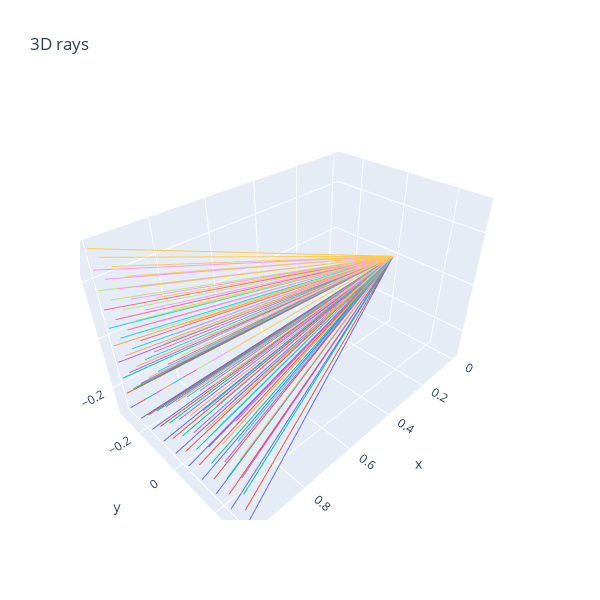

The cell this chart's notebook holds for it:
### Markdown cell above
Difficulty: 🔴🔴🔴⚪⚪
Importance: 🔵🔵⚪⚪⚪

You should spend up to 10-15 minutes on this exercise.

### Code cell
def make_rays_2d(num_pixels_y: int, num_pixels_z: int, y_limit: float, z_limit: float) -> Float[t.Tensor, "nrays 2 3"]:
    '''
    num_pixels_y: The number of pixels in the y dimension
    num_pixels_z: The number of pixels in the z dimension

    y_limit: At x=1, the rays should extend from -y_limit to +y_limit, inclusive of both.
    z_limit: At x=1, the rays should extend from -z_limit to +z_limit, inclusive of both.

    Returns: shape (num_rays=num_pixels_y * num_pixels_z, num_points=2, num_dims=3).
    '''
    nrays = num_pixels_y * num_pixels_z
    rays = t.zeros(nrays, 2, 3)
    ygrid = t.linspace(-y_limit, y_limit, num_pixels_y)
    zgrid = t.linspace(-z_limit, z_limit, num_pixels_z)
    rays = t.zeros((nrays, 2, 3), dtype=t.float32)
    rays[:, 1, 0] = 1
    rays[:, 1, 1] = einops.repeat(ygrid, "y -> (y z)", z=num_pixels_z)
    rays[:, 1, 2] = einops.repeat(zgrid, "z -> (y z)", y=num_pixels_y)
    return rays


rays_2d = make_rays_2d(10, 10, 0.3, 0.3)
render_lines_with_plotly(rays_2d)

### Figure 1 — Plotly figure (JSON) as saved in the notebook; plotly's stock layout.template omitted (floating-point values rounded to 4 significant figures)
{"data": [{"mode": "lines", "type": "scatter3d", "x": [0, 1], "y": [0, -0.3], "z": [0, -0.3]}, {"mode": "lines", "type": "scatter3d", "x": [0, 1], "y": [0, -0.3], "z": [0, -0.2333]}, {"mode": "lines", "type": "scatter3d", "x": [0, 1], "y": [0, -0.3], "z": [0, -0.1667]}, {"mode": "lines", "type": "scatter3d", "x": [0, 1], "y": [0, -0.3], "z": [0, -0.1]}, {"mode": "lines", "type": "scatter3d", "x": [0, 1], "y": [0, -0.3], "z": [0, -0.03333]}, {"mode": "lines", "type": "scatter3d", "x": [0, 1], "y": [0, -0.3], "z": [0, 0.03333]}, {"mode": "lines", "type": "scatter3d", "x": [0, 1], "y": [0, -0.3], "z": [0, 0.1]}, {"mode": "lines", "type": "scatter3d", "x": [0, 1], "y": [0, -0.3], "z": [0, 0.1667]}, {"mode": "lines", "type": "scatter3d", "x": [0, 1], "y": [0, -0.3], "z": [0, 0.2333]}, {"mode": "lines", "type": "scatter3d", "x": [0, 1], "y": [0, -0.3], "z": [0, 0.3]}, {"mode": "lines", "type": "scatter3d", "x": [0, 1], "y": [0, -0.2333], "z": [0, -0.3]}, {"mode": "lines", "type": "scatter3d", "x": [0, 1], "y": [0, -0.2333], "z": [0, -0.2333]}, {"mode": "lines", "type": "scatter3d", "x": [0, 1], "y": [0, -0.2333], "z": [0, -0.1667]}, {"mode": "lines", "type": "scatter3d", "x": [0, 1], "y": [0, -0.2333], "z": [0, -0.1]}, {"mode": "lines", "type": "scatter3d", "x": [0, 1], "y": [0, -0.2333], "z": [0, -0.03333]}, {"mode": "lines", "type": "scatter3d", "x": [0, 1], "y": [0, -0.2333], "z": [0, 0.03333]}, {"mode": "lines", "type": "scatter3d", "x": [0, 1], "y": [0, -0.2333], "z": [0, 0.1]}, {"mode": "lines", "type": "scatter3d", "x": [0, 1], "y": [0, -0.2333], "z": [0, 0.1667]}, {"mode": "lines", "type": "scatter3d", "x": [0, 1], "y": [0, -0.2333], "z": [0, 0.2333]}, {"mode": "lines", "type": "scatter3d", "x": [0, 1], "y": [0, -0.2333], "z": [0, 0.3]}, {"mode": "lines", "type": "scatter3d", "x": [0, 1], "y": [0, -0.1667], "z": [0, -0.3]}, {"mode": "lines", "type": "scatter3d", "x": [0, 1], "y": [0, -0.1667], "z": [0, -0.2333]}, {"mode": "lines", "type": "scatter3d", "x": [0, 1], "y": [0, -0.1667], "z": [0, -0.1667]}, {"mode": "lines", "type": "scatter3d", "x": [0, 1], "y": [0, -0.1667], "z": [0, -0.1]}, {"mode": "lines", "type": "scatter3d", "x": [0, 1], "y": [0, -0.1667], "z": [0, -0.03333]}, {"mode": "lines", "type": "scatter3d", "x": [0, 1], "y": [0, -0.1667], "z": [0, 0.03333]}, {"mode": "lines", "type": "scatter3d", "x": [0, 1], "y": [0, -0.1667], "z": [0, 0.1]}, {"mode": "lines", "type": "scatter3d", "x": [0, 1], "y": [0, -0.1667], "z": [0, 0.1667]}, {"mode": "lines", "type": "scatter3d", "x": [0, 1], "y": [0, -0.1667], "z": [0, 0.2333]}, {"mode": "lines", "type": "scatter3d", "x": [0, 1], "y": [0, -0.1667], "z": [0, 0.3]}, {"mode": "lines", "type": "scatter3d", "x": [0, 1], "y": [0, -0.1], "z": [0, -0.3]}, {"mode": "lines", "type": "scatter3d", "x": [0, 1], "y": [0, -0.1], "z": [0, -0.2333]}, {"mode": "lines", "type": "scatter3d", "x": [0, 1], "y": [0, -0.1], "z": [0, -0.1667]}, {"mode": "lines", "type": "scatter3d", "x": [0, 1], "y": [0, -0.1], "z": [0, -0.1]}, {"mode": "lines", "type": "scatter3d", "x": [0, 1], "y": [0, -0.1], "z": [0, -0.03333]}, {"mode": "lines", "type": "scatter3d", "x": [0, 1], "y": [0, -0.1], "z": [0, 0.03333]}, {"mode": "lines", "type": "scatter3d", "x": [0, 1], "y": [0, -0.1], "z": [0, 0.1]}, {"mode": "lines", "type": "scatter3d", "x": [0, 1], "y": [0, -0.1], "z": [0, 0.1667]}, {"mode": "lines", "type": "scatter3d", "x": [0, 1], "y": [0, -0.1], "z": [0, 0.2333]}, {"mode": "lines", "type": "scatter3d", "x": [0, 1], "y": [0, -0.1], "z": [0, 0.3]}, {"mode": "lines", "type": "scatter3d", "x": [0, 1], "y": [0, -0.03333], "z": [0, -0.3]}, {"mode": "lines", "type": "scatter3d", "x": [0, 1], "y": [0, -0.03333], "z": [0, -0.2333]}, {"mode": "lines", "type": "scatter3d", "x": [0, 1], "y": [0, -0.03333], "z": [0, -0.1667]}, {"mode": "lines", "type": "scatter3d", "x": [0, 1], "y": [0, -0.03333], "z": [0, -0.1]}, {"mode": "lines", "type": "scatter3d", "x": [0, 1], "y": [0, -0.03333], "z": [0, -0.03333]}, {"mode": "lines", "type": "scatter3d", "x": [0, 1], "y": [0, -0.03333], "z": [0, 0.03333]}, {"mode": "lines", "type": "scatter3d", "x": [0, 1], "y": [0, -0.03333], "z": [0, 0.1]}, {"mode": "lines", "type": "scatter3d", "x": [0, 1], "y": [0, -0.03333], "z": [0, 0.1667]}, {"mode": "lines", "type": "scatter3d", "x": [0, 1], "y": [0, -0.03333], "z": [0, 0.2333]}, {"mode": "lines", "type": "scatter3d", "x": [0, 1], "y": [0, -0.03333], "z": [0, 0.3]}, {"mode": "lines", "type": "scatter3d", "x": [0, 1], "y": [0, 0.03333], "z": [0, -0.3]}, {"mode": "lines", "type": "scatter3d", "x": [0, 1], "y": [0, 0.03333], "z": [0, -0.2333]}, {"mode": "lines", "type": "scatter3d", "x": [0, 1], "y": [0, 0.03333], "z": [0, -0.1667]}, {"mode": "lines", "type": "scatter3d", "x": [0, 1], "y": [0, 0.03333], "z": [0, -0.1]}, {"mode": "lines", "type": "scatter3d", "x": [0, 1], "y": [0, 0.03333], "z": [0, -0.03333]}, {"mode": "lines", "type": "scatter3d", "x": [0, 1], "y": [0, 0.03333], "z": [0, 0.03333]}, {"mode": "lines", "type": "scatter3d", "x": [0, 1], "y": [0, 0.03333], "z": [0, 0.1]}, {"mode": "lines", "type": "scatter3d", "x": [0, 1], "y": [0, 0.03333], "z": [0, 0.1667]}, {"mode": "lines", "type": "scatter3d", "x": [0, 1], "y": [0, 0.03333], "z": [0, 0.2333]}, {"mode": "lines", "type": "scatter3d", "x": [0, 1], "y": [0, 0.03333], "z": [0, 0.3]}, {"mode": "lines", "type": "scatter3d", "x": [0, 1], "y": [0, 0.1], "z": [0, -0.3]}, {"mode": "lines", "type": "scatter3d", "x": [0, 1], "y": [0, 0.1], "z": [0, -0.2333]}, {"mode": "lines", "type": "scatter3d", "x": [0, 1], "y": [0, 0.1], "z": [0, -0.1667]}, {"mode": "lines", "type": "scatter3d", "x": [0, 1], "y": [0, 0.1], "z": [0, -0.1]}, {"mode": "lines", "type": "scatter3d", "x": [0, 1], "y": [0, 0.1], "z": [0, -0.03333]}, {"mode": "lines", "type": "scatter3d", "x": [0, 1], "y": [0, 0.1], "z": [0, 0.03333]}, {"mode": "lines", "type": "scatter3d", "x": [0, 1], "y": [0, 0.1], "z": [0, 0.1]}, {"mode": "lines", "type": "scatter3d", "x": [0, 1], "y": [0, 0.1], "z": [0, 0.1667]}, {"mode": "lines", "type": "scatter3d", "x": [0, 1], "y": [0, 0.1], "z": [0, 0.2333]}, {"mode": "lines", "type": "scatter3d", "x": [0, 1], "y": [0, 0.1], "z": [0, 0.3]}, {"mode": "lines", "type": "scatter3d", "x": [0, 1], "y": [0, 0.1667], "z": [0, -0.3]}, {"mode": "lines", "type": "scatter3d", "x": [0, 1], "y": [0, 0.1667], "z": [0, -0.2333]}, {"mode": "lines", "type": "scatter3d", "x": [0, 1], "y": [0, 0.1667], "z": [0, -0.1667]}, {"mode": "lines", "type": "scatter3d", "x": [0, 1], "y": [0, 0.1667], "z": [0, -0.1]}, {"mode": "lines", "type": "scatter3d", "x": [0, 1], "y": [0, 0.1667], "z": [0, -0.03333]}, {"mode": "lines", "type": "scatter3d", "x": [0, 1], "y": [0, 0.1667], "z": [0, 0.03333]}, {"mode": "lines", "type": "scatter3d", "x": [0, 1], "y": [0, 0.1667], "z": [0, 0.1]}, {"mode": "lines", "type": "scatter3d", "x": [0, 1], "y": [0, 0.1667], "z": [0, 0.1667]}, {"mode": "lines", "type": "scatter3d", "x": [0, 1], "y": [0, 0.1667], "z": [0, 0.2333]}, {"mode": "lines", "type": "scatter3d", "x": [0, 1], "y": [0, 0.1667], "z": [0, 0.3]}, {"mode": "lines", "type": "scatter3d", "x": [0, 1], "y": [0, 0.2333], "z": [0, -0.3]}, {"mode": "lines", "type": "scatter3d", "x": [0, 1], "y": [0, 0.2333], "z": [0, -0.2333]}, {"mode": "lines", "type": "scatter3d", "x": [0, 1], "y": [0, 0.2333], "z": [0, -0.1667]}, {"mode": "lines", "type": "scatter3d", "x": [0, 1], "y": [0, 0.2333], "z": [0, -0.1]}, {"mode": "lines", "type": "scatter3d", "x": [0, 1], "y": [0, 0.2333], "z": [0, -0.03333]}, {"mode": "lines", "type": "scatter3d", "x": [0, 1], "y": [0, 0.2333], "z": [0, 0.03333]}, {"mode": "lines", "type": "scatter3d", "x": [0, 1], "y": [0, 0.2333], "z": [0, 0.1]}, {"mode": "lines", "type": "scatter3d", "x": [0, 1], "y": [0, 0.2333], "z": [0, 0.1667]}, {"mode": "lines", "type": "scatter3d", "x": [0, 1], "y": [0, 0.2333], "z": [0, 0.2333]}, {"mode": "lines", "type": "scatter3d", "x": [0, 1], "y": [0, 0.2333], "z": [0, 0.3]}, {"mode": "lines", "type": "scatter3d", "x": [0, 1], "y": [0, 0.3], "z": [0, -0.3]}, {"mode": "lines", "type": "scatter3d", "x": [0, 1], "y": [0, 0.3], "z": [0, -0.2333]}, {"mode": "lines", "type": "scatter3d", "x": [0, 1], "y": [0, 0.3], "z": [0, -0.1667]}, {"mode": "lines", "type": "scatter3d", "x": [0, 1], "y": [0, 0.3], "z": [0, -0.1]}, {"mode": "lines", "type": "scatter3d", "x": [0, 1], "y": [0, 0.3], "z": [0, -0.03333]}, {"mode": "lines", "type": "scatter3d", "x": [0, 1], "y": [0, 0.3], "z": [0, 0.03333]}, {"mode": "lines", "type": "scatter3d", "x": [0, 1], "y": [0, 0.3], "z": [0, 0.1]}, {"mode": "lines", "type": "scatter3d", "x": [0, 1], "y": [0, 0.3], "z": [0, 0.1667]}, {"mode": "lines", "type": "scatter3d", "x": [0, 1], "y": [0, 0.3], "z": [0, 0.2333]}, {"mode": "lines", "type": "scatter3d", "x": [0, 1], "y": [0, 0.3], "z": [0, 0.3]}], "layout": {"height": 600, "showlegend": false, "title": {"text": "3D rays"}, "width": 600}}
